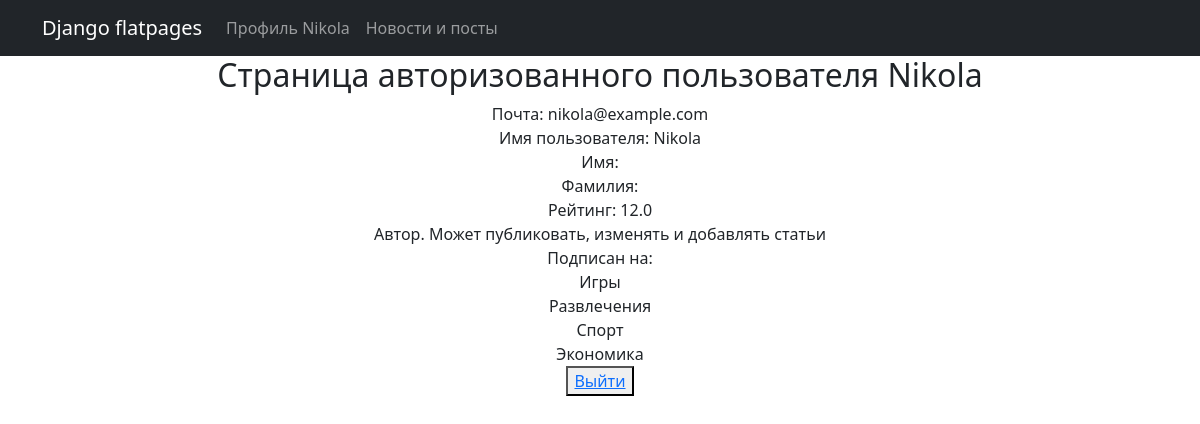
The app's page / (signed in) with its own data.
### _accounts/models.py (models this page shows, shortened)
class Author(models.Model):
    user = models.OneToOneField(User, on_delete=models.CASCADE)
    rating = models.FloatField(default=0.0)

class Category(models.Model):
    name = models.CharField(max_length=50, unique=True)

### protect/views.py (the view)
# urls.py: path('', IndexView.as_view()),
class IndexView(LoginRequiredMixin, TemplateView):
    template_name = 'protect/index.html'
    def get_context_data(self, **kwargs):
        context = super().get_context_data(**kwargs)
        context['is_not_author'] = not self.request.user.groups.filter(name='Authors').exists()
        context['subs'] = User.objects.filter(id=self.request.user.id).values('usercategory__category__name')
        return context

### _accounts/templatetags/custom_filters.py (called while the page is built)
@register.filter()
def dictKey(the_dict):
   return the_dict['usercategory__category__name']

### templates/protect/index.html
{% extends "flatpages/default.html" %}
{% load custom_filters %}
{% block content %}
<h2>Страница авторизованного пользователя {{request.user.username}}</h2>
<div> Почта: {{request.user.email}} </div>
<div> Имя пользователя: {{request.user.username}} </div>
<div> Имя: {{request.user.first_name}} </div>
<div> Фамилия: {{request.user.last_name}} </div>
{%if is_not_author %}
    <div> Не является автором статей </div>
    <button><a href="sign/beauthor/">Стать автором</a></button>
{% else %}
    <div> Рейтинг: {{ request.user.author.rating }} </div>
    <div> Автор. Может публиковать, изменять и добавлять статьи </div>
{% endif %}
<div>Подписан на: </div>
    {% for i in subs %}
        {% if i|dictKey %}
    <div>{{ i|dictKey }}</div>
        {% else %}
        <div> Еще не подписывался ни на одну категорию</div>
        {% endif %}
    {% endfor %}
<button> <a href="sign/logout/">Выйти</a> </button>
{% endblock %}

### templates/flatpages/default.html (shortened to what this page needs)
<!DOCTYPE html>
<html lang="en">
    <head>
        {% load static %}
        <link href="{% static 'css/styles.css' %}" rel="stylesheet" />
    </head>
    <body>
        <nav class="navbar navbar-expand-lg navbar-dark bg-dark static-top">
            <div class="container">
                <a class="navbar-brand" href="#">Django flatpages</a>
                <div class="collapse navbar-collapse" id="navbarResponsive">
                    <ul class="navbar-nav ml-auto">
                        {% if request.user.username %}
                        <li>
                            <a class="nav-link" href="/">Профиль {{request.user.username}}</a>
                        </li>
                        {% else %}
                        <li class="nav-item active">
                            <a class="nav-link" href="/">Войти</a>
                        </li>
                        {% endif %}
                        <li>
                            <a class="nav-link" href="/news">Новости и посты</a>
                        </li>
                    </ul>
                </div>
            </div>
        </nav>
        <div class="container">
            <div class="row">
                <div class="col-lg-12 text-center">
                {% block content %}{% endblock content %}
                </div>
            </div>
        </div>
    </body>
</html>

### records on screen
Category: name "Игры"
Category: name "Развлечения"
Category: name "Спорт"
Category: name "Экономика"

### other values on screen
{{ request.user.username }} "Nikola"
{{ request.user.email }} "nikola@example.com"
{{ request.user.author.rating }} "12.0"
